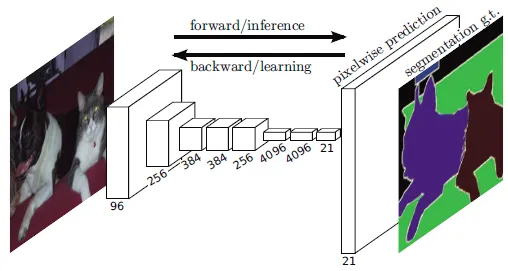
#> input picture deep learning 2/task4/images/fcn.webp, 508 x 271 px, given in place of rose-grayscale.jpg, which was not available
$ python solution.py   (older library calls are emulated)
#> lines starting #> are read from the running program, lines starting #| are printed output that depends on the picture; after the words box and inside, x2 and y2 are one past the last pixel; in counts of white or black regions, pixels touching at a corner belong together; pictures that were not available may be replaced by others from this repository, and a replacement may not be noted
import cv2
import numpy as np
import matplotlib.pyplot as plt

image = cv2.imread("rose-grayscale.jpg", cv2.IMREAD_GRAYSCALE)
#> image: shape (271, 508); min 0, max 255, mean 200.8

# Task 1: Erosion and Dilation
kernel = np.ones((5, 5), np.uint8)
erosion_1 = cv2.erode(image, kernel, iterations=1)
erosion_5 = cv2.erode(image, kernel, iterations=5)
erosion_10 = cv2.erode(image, kernel, iterations=10)
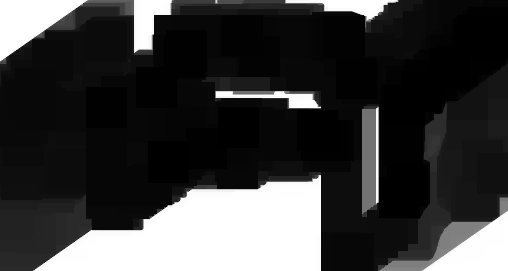
#> erosion_10: shape (271, 508); min 0, max 255, mean 59.9

dilation_1 = cv2.dilate(image, kernel, iterations=1)
dilation_5 = cv2.dilate(image, kernel, iterations=5)
dilation_10 = cv2.dilate(image, kernel, iterations=10)

plt.figure(figsize=(18, 12))
images = [
    image,
    erosion_1,
    erosion_5,
    erosion_10,
    dilation_1,
    dilation_5,
    dilation_10,
]
titles = [
    "Original",
    "Erosion 1",
    "Erosion 5",
    "Erosion 10",
    "Dilation 1",
    "Dilation 5",
    "Dilation 10",
]
for i in range(7):
    plt.subplot(2, 4, i + 1), plt.imshow(images[i], "gray")
    plt.title(titles[i])
    plt.xticks([]), plt.yticks([])
plt.show()

# Task 2: Histogram Equalization
image_eq = cv2.imread("Grayscale.jpg", cv2.IMREAD_GRAYSCALE)
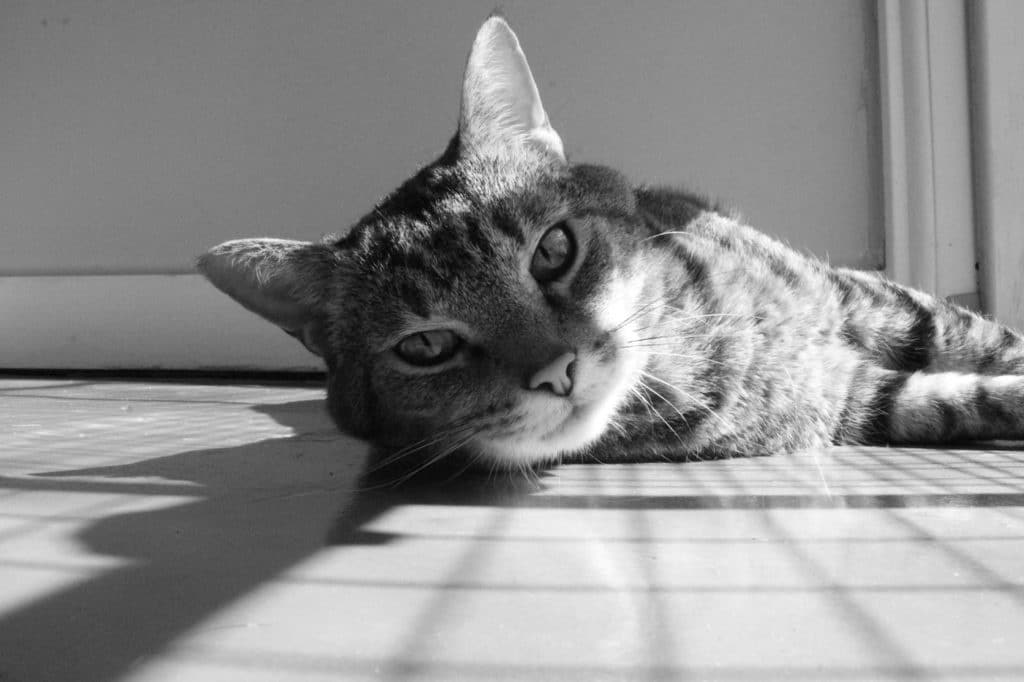
#> input picture deep learning 2/task2/images/Grayscale.jpg, 1024 x 682 px, found by its file name
#> image_eq is the input picture: shape (682, 1024); min 0, max 255, mean 141.3
equalized_image = cv2.equalizeHist(image_eq)

plt.figure(figsize=(10, 7))
plt.subplot(221), plt.hist(image_eq.ravel(), 256, (0, 256))
plt.title("Original Histogram")
plt.subplot(222), plt.hist(equalized_image.ravel(), 256, (0, 256))
plt.title("Equalized Histogram")
plt.subplot(223), plt.imshow(image_eq, "gray"), plt.title("Original Image")
plt.subplot(224), plt.imshow(equalized_image, "gray"), plt.title(
    "Equalized Image"
)
plt.show()
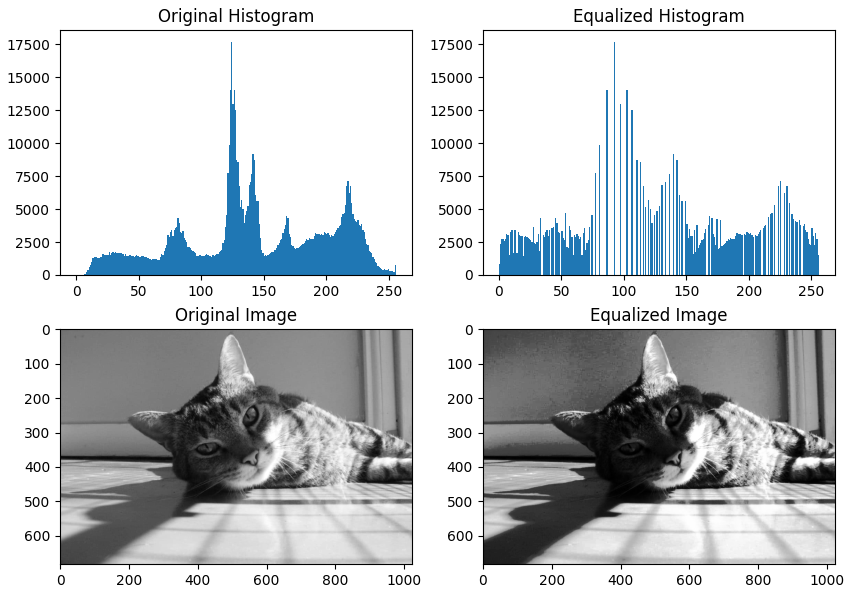
#> figure drawn by matplotlib, 4 panels; panel 1: tallest bar 17707 high, from x = 124 to 125; panel 2: tallest bar 17707 high, from x = 92 to 93

# Task 3: Edge Detection
edges_50_150 = cv2.Canny(image, 50, 150)
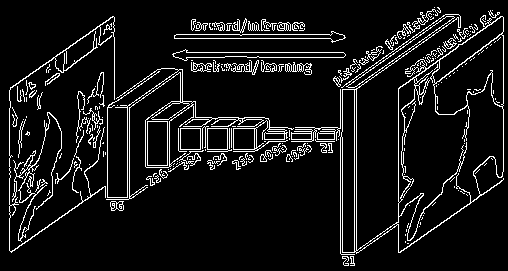
#> edges_50_150: shape (271, 508); 8.4% white in thin lines or dots
edges_100_200 = cv2.Canny(image, 100, 200)
#> edges_100_200: shape (271, 508); 8.1% white in thin lines or dots

sobelx = cv2.Sobel(image, cv2.CV_64F, 1, 0, ksize=5)
sobely = cv2.Sobel(image, cv2.CV_64F, 0, 1, ksize=5)
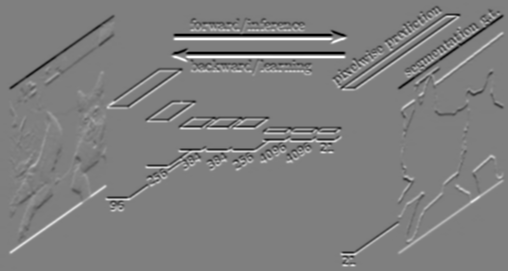
#> sobely: shape (271, 508) float64; min -11824, max 11888, mean 0; drawn with min black and max white
sobel_combined = cv2.magnitude(sobelx, sobely)
_, sobel_edges = cv2.threshold(sobel_combined, 100, 255, cv2.THRESH_BINARY)
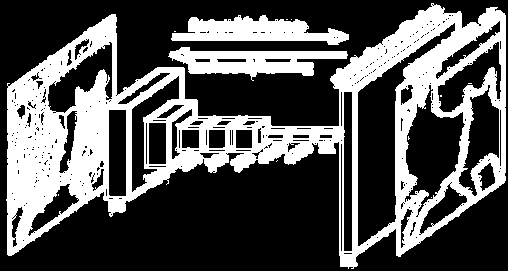
#> sobel_edges: shape (271, 508) float64; 33.3% white; 13 white regions (10 under 20 px), largest, box (x1, y1, x2, y2) and area: (6, 3, 506, 269) 39661, (168, 47, 348, 81) 3115, (171, 15, 349, 45) 3100

plt.figure(figsize=(10, 7))
plt.subplot(2, 2, 1), plt.imshow(edges_50_150, "gray"), plt.title(
    "Canny 50-150"
)
plt.subplot(2, 2, 2), plt.imshow(edges_100_200, "gray"), plt.title(
    "Canny 100-200"
)
plt.subplot(2, 2, 3), plt.imshow(sobel_combined, "gray"), plt.title(
    "Sobel Combined"
)
plt.subplot(2, 2, 4), plt.imshow(sobel_edges, "gray"), plt.title("Sobel Edges")
plt.show()

# Task 4: Feature Extraction (HOG and SIFT)
hog = cv2.HOGDescriptor()
hog_features = hog.compute(image)
print("HOG Features shape:", hog_features.shape)
#| HOG Features shape: (3810240,)
print("First 10 HOG Features:", hog_features[:10])
#| First 10 HOG Features: [0. 0. 0. 0. 0. 0. 0. 0. 0. 0.]

sift = cv2.SIFT_create()
keypoints1, _ = sift.detectAndCompute(image, None)
#> keypoints1 = 404 keypoints; strongest (x, y, size): (176, 37, 3.3), (342, 55, 3.3), (183, 55, 6.6), (175, 55, 2.9)
keypoints2, _ = sift.detectAndCompute(image_eq, None)
#> keypoints2 = 1854 keypoints; strongest (x, y, size): (921, 388, 23.3), (954, 385, 24.4), (914, 352, 30.2), (881, 427, 34.3)
image_with_keypoints1 = cv2.drawKeypoints(
    image, keypoints1, None, (255, 0, 0), 4
)
image_with_keypoints2 = cv2.drawKeypoints(
    image_eq, keypoints2, None, (255, 0, 0), 4
)
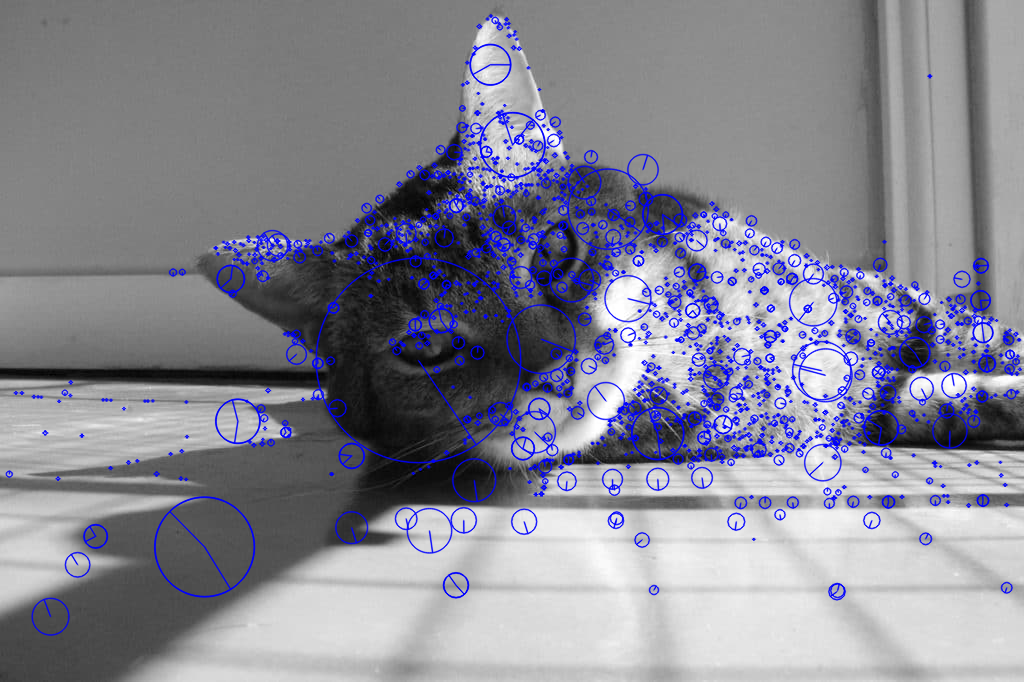
#> image_with_keypoints2: shape (682, 1024, 3); mean of channels 0, 1, 2 147.6, 134.6, 134.6; drawn as B, G, R
plt.figure(figsize=(12, 6))
plt.subplot(1, 2, 1)
plt.imshow(image_with_keypoints1)
plt.title(f"Image 1: {len(keypoints1)} Keypoints")
plt.subplot(1, 2, 2)
plt.imshow(image_with_keypoints2)
plt.title(f"Image 2: {len(keypoints2)} Keypoints")
plt.show()

print(f"Number of keypoints in Image 1: {len(keypoints1)}")
#| Number of keypoints in Image 1: 404
print(f"Number of keypoints in Image 2: {len(keypoints2)}")
#| Number of keypoints in Image 2: 1854
